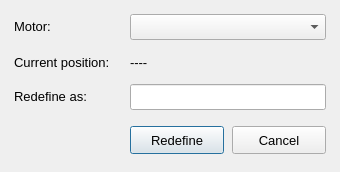
<?xml version="1.0" encoding="UTF-8"?>
<ui version="4.0">
 <class>RedefineMotorDialog</class>
 <widget class="QDialog" name="RedefineMotorDialog">
  <property name="geometry">
   <rect>
    <x>0</x>
    <y>0</y>
    <width>340</width>
    <height>172</height>
   </rect>
  </property>
  <property name="windowTitle">
   <string>Redefine motor</string>
  </property>
  <property name="font">
   <font>
    <pointsize>10</pointsize>
   </font>
  </property>
  <widget class="QLabel" name="label_motorCap">
   <property name="geometry">
    <rect>
     <x>14</x>
     <y>14</y>
     <width>110</width>
     <height>24</height>
    </rect>
   </property>
   <property name="text">
    <string>Motor:</string>
   </property>
  </widget>
  <widget class="QComboBox" name="comboBox_motor">
   <property name="geometry">
    <rect>
     <x>130</x>
     <y>14</y>
     <width>196</width>
     <height>26</height>
    </rect>
   </property>
  </widget>
  <widget class="QLabel" name="label_currentCap">
   <property name="geometry">
    <rect>
     <x>14</x>
     <y>50</y>
     <width>110</width>
     <height>24</height>
    </rect>
   </property>
   <property name="text">
    <string>Current position:</string>
   </property>
  </widget>
  <widget class="QLabel" name="label_currentPos">
   <property name="geometry">
    <rect>
     <x>130</x>
     <y>50</y>
     <width>196</width>
     <height>24</height>
    </rect>
   </property>
   <property name="text">
    <string>----</string>
   </property>
  </widget>
  <widget class="QLabel" name="label_newCap">
   <property name="geometry">
    <rect>
     <x>14</x>
     <y>84</y>
     <width>110</width>
     <height>24</height>
    </rect>
   </property>
   <property name="text">
    <string>Redefine as:</string>
   </property>
  </widget>
  <widget class="QLineEdit" name="lineEdit_newPos">
   <property name="geometry">
    <rect>
     <x>130</x>
     <y>84</y>
     <width>196</width>
     <height>26</height>
    </rect>
   </property>
  </widget>
  <widget class="QPushButton" name="pushButton_redefine">
   <property name="geometry">
    <rect>
     <x>130</x>
     <y>126</y>
     <width>94</width>
     <height>28</height>
    </rect>
   </property>
   <property name="text">
    <string>Redefine</string>
   </property>
  </widget>
  <widget class="QPushButton" name="pushButton_cancel">
   <property name="geometry">
    <rect>
     <x>232</x>
     <y>126</y>
     <width>94</width>
     <height>28</height>
    </rect>
   </property>
   <property name="text">
    <string>Cancel</string>
   </property>
  </widget>
 </widget>
 <resources/>
 <connections/>
</ui>
